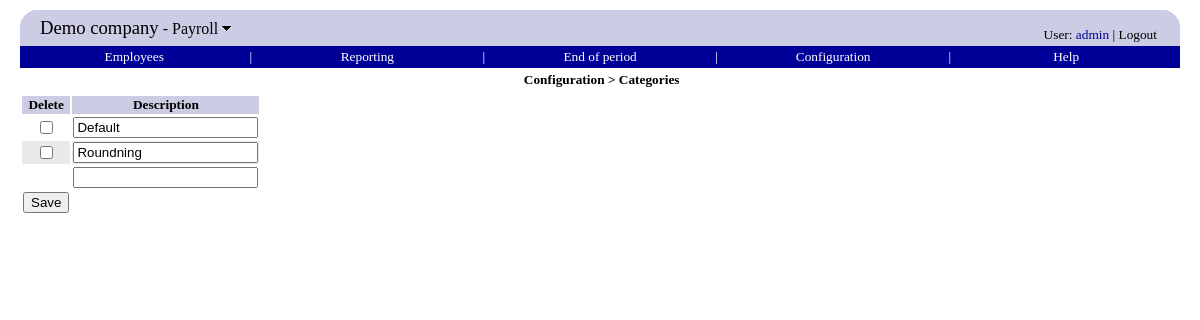
The app's page /payroll/categories.php (signed in) with its own data.
### tables this page shows
CREATE TABLE `companyinfo` (
  `companyname` varchar(80) default NULL,
  `vatnumber` varchar(32) default NULL,
  `streetaddress` varchar(128) default NULL,
  `city` varchar(32) default NULL,
  `zipcode` varchar(20) default NULL,
  `email` varchar(80) default NULL
);

CREATE TABLE `category` (
  `categoryid` int(10) unsigned NOT NULL auto_increment,
  `description` varchar(80) NOT NULL,
  `vatcatid` int(10) unsigned NOT NULL,
  `expense_accountid` int(10) unsigned default NULL,
  `revenue_accountid` int(10) unsigned default NULL,
  `stock` smallint(6) NOT NULL default '1',
  inventory_accountid integer unsigned,
  unittype integer unsigned,
  dimid integer unsigned not null default '1',
  PRIMARY KEY  (`categoryid`)
);

### payroll/menubar.php (called while the page is built)
<?php menubar() ?>

### include/database.inc.php (called while the page is built, shortened)
<?php
function query($sql)
{
	$q = mysql_query($sql);
	$err = mysql_error();
	return $q;
}
function fetch_array($query)
{
	return mysql_fetch_array($query);
}
function fetch_object($query)
{
	return mysql_fetch_object($query);
}
function sql($sql)
{
    return query($sql);
}
function fetch($rs)
{
    return fetch_object($rs);
}
function findValue($sql, $default = null)
{
    $rs = query($sql);
    $row = fetch_array($rs);
    return $row[0];
}
?>

### payroll/categories.php (the view, shortened to what this page needs)
<?
	include('include.php');
?>
<head>
</head>
<body>
<? include("menubar.php") ?>
<form action="categories.php" method="POST">
<table>
<?
$sql = "select ";
$sql .= "categoryid, ";
$sql .= "description ";
$sql .= "from category ";
$sql .= "order by categoryid ";
$q = sql($sql);
echo "<th>Delete</th>";
echo "<th>Description</th>\n";
$class = "odd";
while ($rec = fetch($q)) {
	$categoryid = $rec->categoryid;
	echo "<tr class='$class'>";
	echo "<td align='center'><input type='checkbox' name='del_$categoryid'/></td>";
	echo "<td><input type='text' name='description_$categoryid' value='$rec->description'/></td>";
	echo "</tr>\n";
	$class = ($class == "odd" ? "even" : "odd");
}
?>
<tr>
<td></td>
<td><input type="text" name="description_new"/></td>
</tr>
<tr>
<td><input type="submit" name="save" value="Save"/>
</tr>
</table>
</form>
</body>

### include/therp_include.php (shortened to what this page needs)
<?php
include('standard_include.php');
function top0($module = null)
{
	echo "<table cellpadding=0 cellspacing=0 width='100%' border=0>";
	echo "<tr>";
	echo "<td width=20><img src='../images/tl.png'></td>";
	echo "<td rowspan=2 bgColor='#CCCCE5'>";
	$title = tr("Switch module");
	$thERP = findValue("select companyname from companyinfo");
	echo "<span style='font-size: 14pt;'>";
	echo "<a class=logo href='../common/modules.php' title='$title'>$thERP</a></span>";
	if ($module != null) {
		echo "<span style='font-size: 12pt;'>&nbsp;-&nbsp;";
		$onMouseOver = "document.getElementById(\"down\").src=\"../images/down_hover.gif\"";
		$onMouseOut = "document.getElementById(\"down\").src=\"../images/down.gif\"";
		echo "<a class=logo href='../common/modules.php' title='$title' ";
		echo "onMouseOver='$onMouseOver' onMouseOut='$onMouseOut'>";
		echo tr($module);
		echo "&nbsp;<img id=down src='../images/down.gif' border=0 style='position: relative; top: -2'>";
		echo "</a>";
		echo "</span>";
	}
	echo "</td>";
	echo "<td align=right valign=bottom rowspan=2 bgColor='#CCCCE5' style='padding: 3'>";
	echo "<span class=username>";
	$href = '../payroll/selfservice_settings.php';
	echo tr("User") . ": <a href='$href'>" . getUser() . "</a> | <a href='../common/modules.php?logout=true' class=logo>";
	echo tr("Logout") . "</a>";
	echo "</span>\n";
	echo "</td>";
	echo "<td width=20><img src='../images/tr.png'></td>";
	echo "</tr>";
	echo "<tr bgColor='#CCCCE5'>";
	echo "<td>&nbsp;</td>";
	echo "<td>&nbsp;</td>";
	echo "</tr>";
	echo "</table>\n";
}
function menu($href, $text, $width, $hasNext, $currentHref)
{
	$current = $href == $currentHref;
	$class = $current ? 'menubar_current' : 'menubar';
	echo "<td width='$width%' align='center'><a class=$class href='$href'>" . tr($text) . "</a></td>\n";
	if ($hasNext)
		echo "<td>|</td>";
}
?>

### include/therp.css (style rules this page uses)
BODY { margin-left: 20; margin-right: 20; margin-top: 10; margin-bottom: 40; font-family: verdana; font-size: 10pt; }
TH { font-family: verdana; font-size: 10pt; background-color: #CCCCE5; font-weight: bold; }
TD { font-family: verdana; font-size: 10pt; }
TR.even { background-color: #E9E9E9; }
A { text-decoration: none; color: #000099; }
.menubar { background-color: #000099; color: white; text-decoration: none; font-weight: normal; }
A.logo { text-decoration: none; color: black; }
.username { font-size: 10pt; }

### records on screen
companyinfo: companyname "Demo company"
category: description "Default"
category: description "Roundning"

### other values on screen
tr($module) "Payroll"
tr("User") "User"
getUser() "admin"
tr("Logout") "Logout"
tr($text) "Employees Reporting End of period Configuration Help"
$title "Configuration > Categories"
